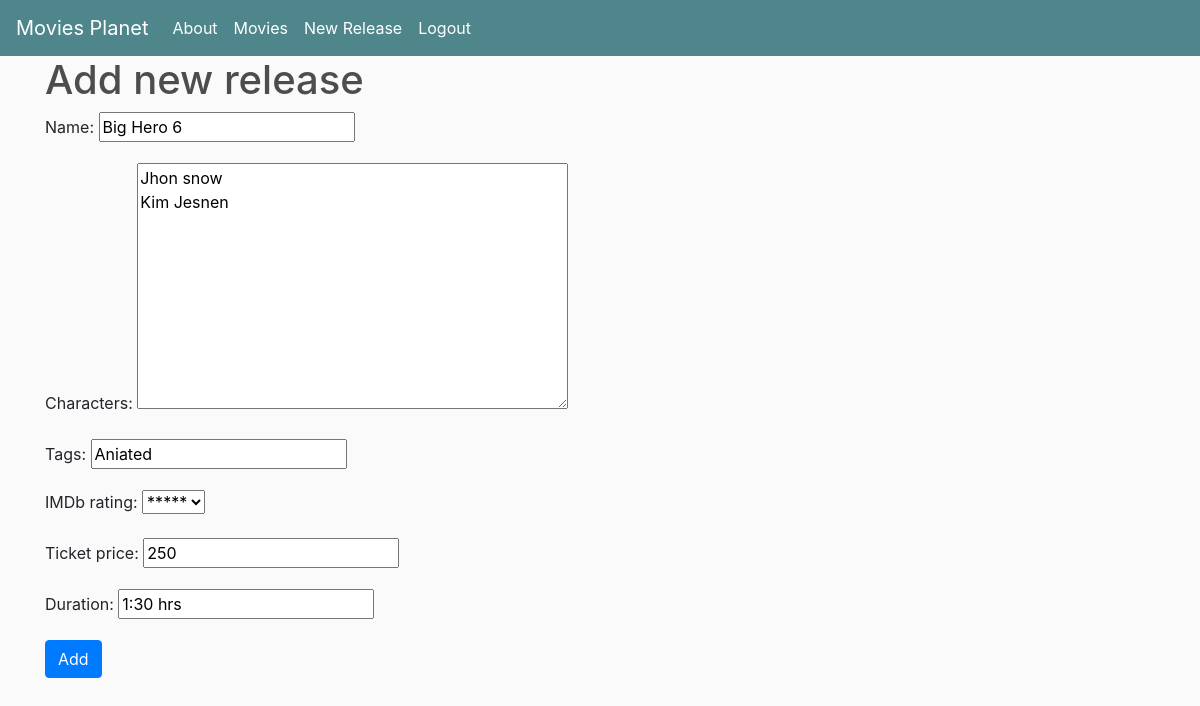
Screenshot of /movie_update/2/ (signed in) with the database file from the repository.
### movie/models.py (models this page shows, shortened)
class Movies(models.Model):
    name=models.CharField(max_length=20)
    theatre=models.ForeignKey(Theatre,on_delete=models.CASCADE)
    characters=models.TextField()
    tags=models.CharField(max_length=20)
    IMDb_rating=models.CharField(default='3',max_length=1,choices=Ratings)
    ticket_price=models.CharField(max_length=4)
    poster=models.ImageField(upload_to='banner')
    duration=models.CharField(max_length=20)

### movie/views.py (the view)
# urls.py: path('movie_update/<int:pk>/',views.Movies_update.as_view(),name='update'),
class Movies_update(LoginRequiredMixin,UpdateView):
    login_url='/login/'
    redirect_field_name='movie/movie_list.html'
    fields=('name','characters','tags','IMDb_rating','ticket_price','duration')
    model=Movies

### movie/templates/movie/movies_form.html (shortened to what this page needs)
{% extends 'movie/base.html' %}
{% block body_block %}
<h1>Add new release</h1>
<form  method="post">
  {{ form.as_p }}
  <input type="submit" class="btn btn-primary" value="Add">
</form>
{% endblock %}

### movie/static/css/main.css (style rules this page uses)
body { background-color: hsl(0, 0%, 98%); }
h1,h2,h3,h4,h5,h6 { color:hsl(0, 0%, 30%); }

### rows the page displays
Movies: name "Big Hero 6", characters "Jhon snow Kim Jesnen", tags "Aniated", IMDb_rating "*****", ticket_price "250", duration "1:30 hrs"
